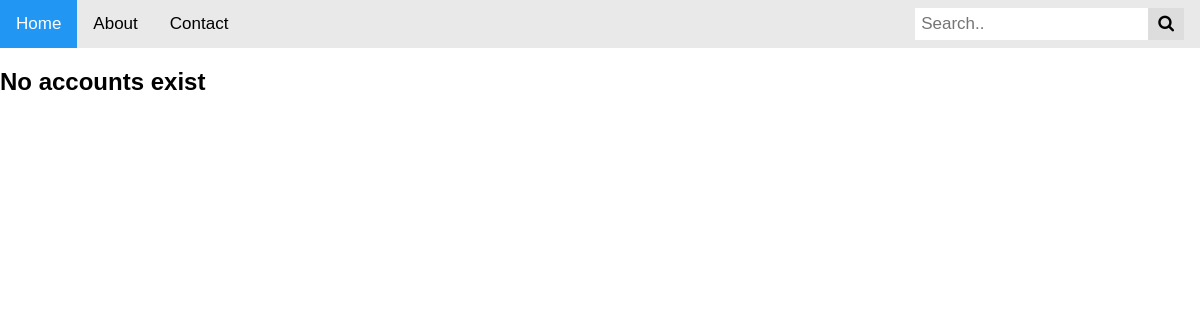
Before: / with the older database file.
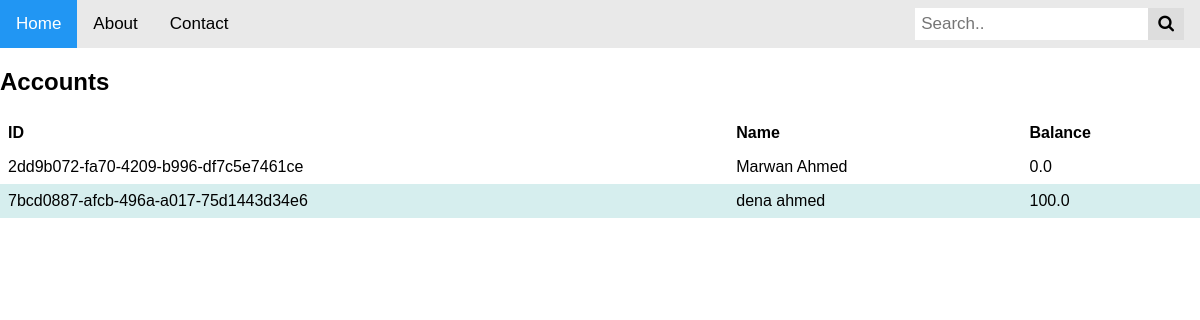
After: the same page with the newer database file.
### accounts/models.py (models this page shows, shortened)
class Account(models.Model):
    id = models.UUIDField(primary_key=True, default=uuid.uuid4, editable=True)
    name = models.CharField(max_length=100, null=False, blank=False)
    balance = models.FloatField(default=0, validators=[MinValueValidator(0)])

### accounts/views.py (the view)
# urls.py: path('', account_list, name='account_list'),
def account_list(request):
    if request.GET.get('search'):
        accounts = Account.objects.filter(name__icontains=request.GET.get('search'))
    else:
        accounts = Account.objects.all()
    return render(request, 'accounts/list.html', {'accounts': accounts})

### accounts/templates/accounts/list.html
{% extends 'base.html' %}
{% block content %}
{% if accounts %}
    <h2>Accounts</h2>
    <table>
  <thead>
  <th>ID</th>
  <th>Name</th>
  <th>Balance</th>
  </thead>
    {% for account in accounts %}
         <tr>
              <td>{{ account.id }}</td>
              <td>{{ account.name }}</td>
              <td>{{ account.balance }}</td>
         </tr>
    {% endfor %}
</table>
{% else %}
    <h2>No accounts exist</h2>
{% endif %}
{% endblock %}

### templates/base.html (shortened to what this page needs)
<!DOCTYPE html>
<html>
<head>
    <link rel="stylesheet" href="https://cdnjs.cloudflare.com/ajax/libs/font-awesome/4.7.0/css/font-awesome.min.css">
</head>
<body>
<div class="topnav">
  <a class="active" href="{% url 'accounts:account_list' %}">Home</a>
  <a href="#about">About</a>
  <a href="#contact">Contact</a>
  <div class="search-container">
    <form action="{% url 'accounts:account_list' %}">
      <input type="text" placeholder="Search.." name="search">
      <button type="submit"><i class="fa fa-search"></i></button>
    </form>
  </div>
</div>
{% block content %}
{% endblock %}
</body>
</html>

### templates/base.html (style rules this page uses)
* { box-sizing: border-box; }
body { margin: 0; font-family: Arial, Helvetica, sans-serif; }
.topnav { overflow: hidden; background-color: #e9e9e9; }
.topnav a { float: left; display: block; color: black; text-align: center; padding: 14px 16px; text-decoration: none; font-size: 17px; }
.topnav a.active { background-color: #2196F3; color: white; }
.topnav .search-container { float: right; }
.topnav input[type=text] { padding: 6px; margin-top: 8px; font-size: 17px; border: none; }
.topnav .search-container button { float: right; padding: 6px 10px; margin-top: 8px; margin-right: 16px; background: #ddd; font-size: 17px; border: none; cursor: pointer; }
table { border-collapse: collapse; width: 100%; }
th, td { text-align: left; padding: 8px; }
tr:nth-child(even) { background-color: #D6EEEE; }

Changed rows visible on the page:
added Account: id "2dd9b072-fa70-4209-b996-df7c5e7461ce", name "Marwan Ahmed", balance "0.0"
added Account: id "7bcd0887-afcb-496a-a017-75d1443d34e6", name "dena ahmed", balance "100.0"
Other visible differences:
text no longer shown: "No accounts exist"
text now shown: "Accounts ID Name Balance"
